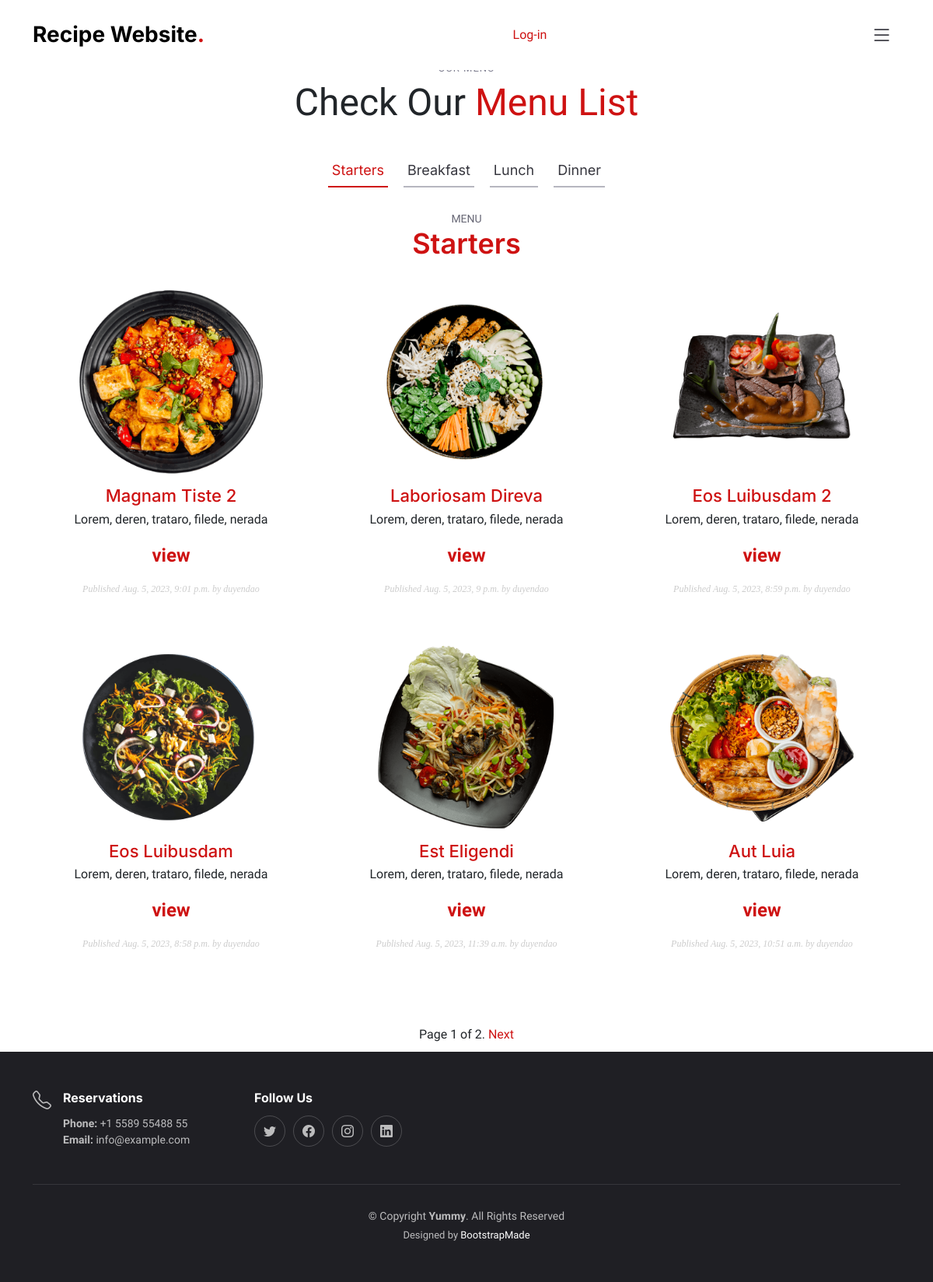
The app's page /recipe/your-post-list/, older data.
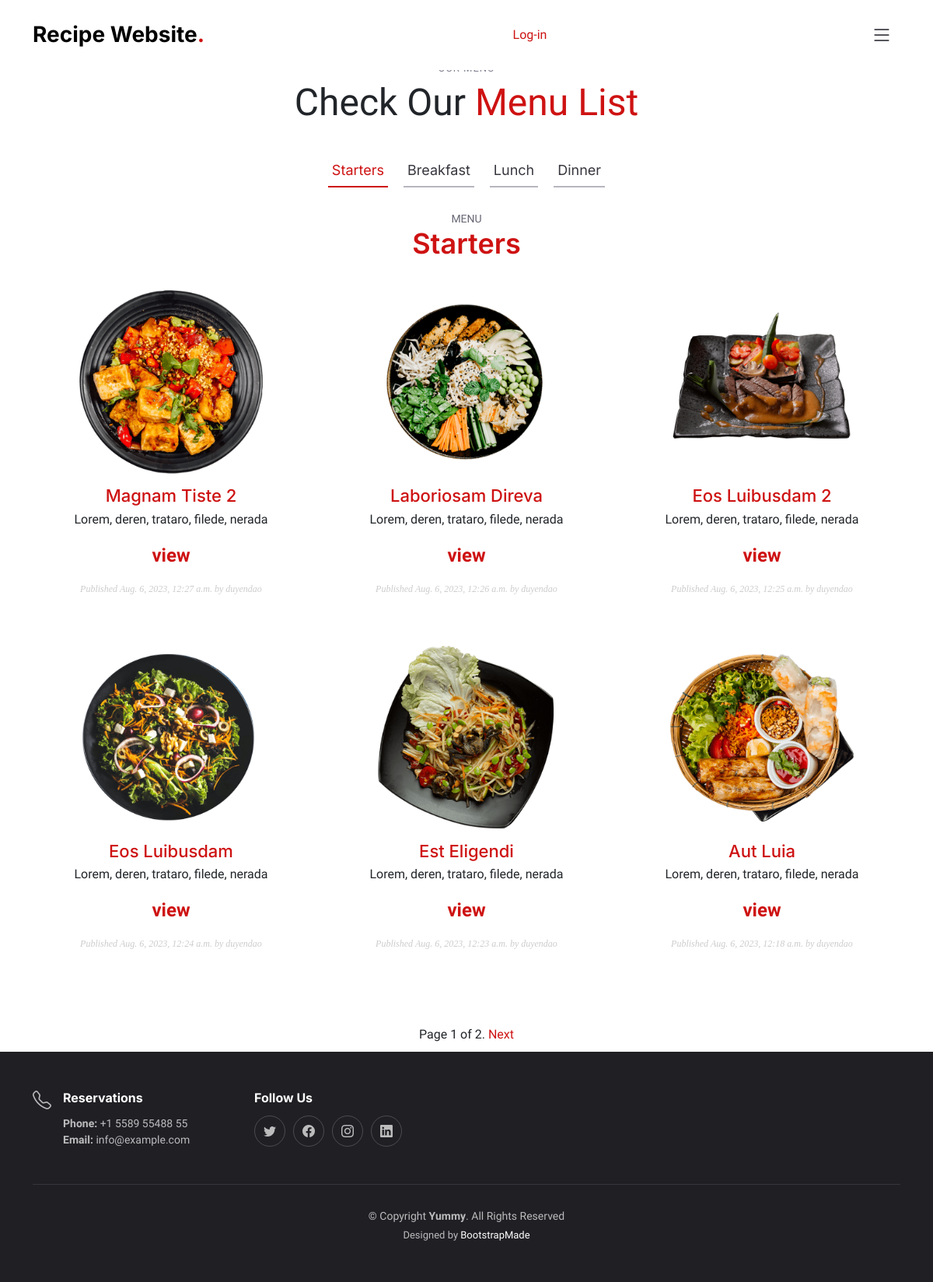
The same page, newer data.
### recipe/models.py (models this page shows, shortened)
class Post(models.Model):
    STATUS_CHOICES = ( ('draft', 'Draft'), ('published', 'Published'), )
    title = models.CharField(max_length=250)
    slug = models.SlugField(max_length=250, unique_for_date='publish')
    author = models.ForeignKey(User, on_delete=models.CASCADE, related_name='recipe_posts')
    body = models.TextField()
    image = models.ImageField(upload_to='posts/image/%Y/%m/%d/', blank=True)
    video = models.FileField(upload_to='posts/video/%Y/%m/%d/', blank=True)
    url = models.URLField()
    publish = models.DateTimeField(default=timezone.now)
    created = models.DateTimeField(auto_now_add=True)
    updated = models.DateTimeField(auto_now=True)
    status = models.CharField(max_length=10, choices=STATUS_CHOICES, default='draft')
    objects = models.Manager() # The default manager.
    published = PublishedManager() # Our custom manager.
    score = models.IntegerField(default=0,
        validators=[
            MaxValueValidator(5),
            MinValueValidator(0),
        ]
    )
    class Meta:
        ordering = ('-publish',)
    def get_absolute_url(self):
        return reverse('recipe:post_detail', args=[self.publish.year, self.publish.month, self.publish.day, self.slug])

### recipe/views.py (the view)
# urls.py: path('your-post-list/', recipe.views.post_list, name='post_list'),
def post_list(request):
    object_list = Post.published.all()
    paginator = Paginator(object_list, 6)
    page = request.GET.get('page')
    try:
        posts = paginator.page(page)
    except PageNotAnInteger:
        posts = paginator.page(1)
    except EmptyPage:
        posts = paginator.page(paginator.num_pages)
    print(page)
    return render(request, 'recipe/post/list.html', {'posts': posts,
                                                     'page': page})

### recipe/models.py (called while the page is built)
    def get_queryset(self):
        return super(PublishedManager, self).get_queryset().filter(status='published')

### recipe/templates/recipe/post/list.html (shortened to what this page needs)
{% extends "base.html" %}
{% block content %}
    <section id="menu" class="menu">
        <div class="container" data-aos="fade-up">
            <div class="section-header">
                <h2>Our Menu</h2>
                <p>Check Our <span> Menu List</span></p>
            </div>
            <ul class="nav nav-tabs d-flex justify-content-center" data-aos="fade-up" data-aos-delay="200">
                <li class="nav-item">
                    <a class="nav-link active show" data-bs-toggle="tab" data-bs-target="#menu-starters">
                        <h4>Starters</h4>
                    </a>
                </li>
                <li class="nav-item">
                    <a class="nav-link" data-bs-toggle="tab" data-bs-target="#menu-breakfast">
                        <h4>Breakfast</h4>
                    </a>
                </li>
                <li class="nav-item">
                    <a class="nav-link" data-bs-toggle="tab" data-bs-target="#menu-lunch">
                        <h4>Lunch</h4>
                    </a>
                </li>
                <li class="nav-item">
                    <a class="nav-link" data-bs-toggle="tab" data-bs-target="#menu-dinner">
                        <h4>Dinner</h4>
                    </a>
                </li>
            </ul>
            <div class="tab-content" data-aos="fade-up" data-aos-delay="300">
                <div class="tab-pane fade active show" id="menu-starters">
                    <div class="tab-header text-center">
                        <p>Menu</p>
                        <h3>Starters</h3>
                    </div>
                    <div class="row gy-5">
                        {% for post in posts %}
                            <div class="col-lg-4 menu-item">
                                <a href="{{ post.get_absolute_url }}"><img src="{{ post.image.url }}" class="menu-img img-fluid" alt=""></a>
                                <h4><a href="{{ post.get_absolute_url }}"> {{ post.title }} </a></h4>
                                <p class="ingredients">
                                    {{ post.body|truncatewords:30|linebreaks }}
                                </p>
                                <p class="price">
                                    <span class="count"> {{ post.total_views }} view{{ post.total_views|pluralize }} </span>
                                </p>
                                <p class="date"> Published {{ post.publish }} by {{ post.author }} </p>
                            </div>
                        {% endfor %}
                    </div>
                </div>
            </div>
        </div>
    </section>
    {% include "pagination.html" with page=posts %}
{% endblock %}

### account/templates/base.html (shortened to what this page needs)
{% load static %}
<html lang="en">
    <head>
        <link rel="stylesheet" href="https://cdnjs.cloudflare.com/ajax/libs/font-awesome/4.7.0/css/font-awesome.min.css">
        <link href="{% static "assets/vendor/bootstrap/css/bootstrap.min.css" %}" rel="stylesheet">
        <link href="{% static "assets/vendor/bootstrap-icons/bootstrap-icons.css" %}" rel="stylesheet">
        <link href="{% static "assets/vendor/aos/aos.css" %}" rel="stylesheet">
        <link href="{% static "assets/vendor/glightbox/css/glightbox.min.css" %}" rel="stylesheet">
        <link href="{% static "assets/vendor/swiper/swiper-bundle.min.css" %}" rel="stylesheet">
        <link href="{% static "assets/css/main.css" %}" rel="stylesheet">
        <link href="{% static "assets/css/login.css" %}" rel="stylesheet">
        <link href="{% static "assets/css/recipe.css" %}" rel="stylesheet">
    </head>
    <body>
        <header id="header" class="header fixed-top d-flex align-items-center">
            <div class="container d-flex align-items-center justify-content-between">
                <a href="{% url "home" %}" class="logo d-flex align-items-center me-auto me-lg-0">
                    <h1>Recipe Website<span>.</span></h1>
                </a>
                <span class="user">
                    {% if request.user.is_authenticated %}
                        Hello {{ request.user.first_name }}, <a href="{% url "logout" %}">Logout</a>
                    {% else %}
                        <a href="{% url "login" %}">Log-in</a>
                    {% endif %}
                </span>
                <i class="mobile-nav-toggle mobile-nav-show bi bi-list"></i>
            </div>
        </header>
        <div id="content">
            {% block content %}
            {% endblock %}
        </div>
        <footer id="footer" class="footer">
            <div class="container">
                <div class="row gy-3">
                    <div class="col-lg-3 col-md-6 footer-links d-flex">
                        <i class="bi bi-telephone icon"></i>
                        <div>
                            <h4>Reservations</h4>
                            <p>
                                <strong>Phone:</strong> +1 5589 55488 55<br>
                                <strong>Email:</strong> info@example.com<br>
                            </p>
                        </div>
                    </div>
                    <div class="col-lg-3 col-md-6 footer-links">
                        <h4>Follow Us</h4>
                        <div class="social-links d-flex">
                            <a href="#" class="twitter"><i class="bi bi-twitter"></i></a>
                            <a href="#" class="facebook"><i class="bi bi-facebook"></i></a>
                            <a href="#" class="instagram"><i class="bi bi-instagram"></i></a>
                            <a href="#" class="linkedin"><i class="bi bi-linkedin"></i></a>
                        </div>
                    </div>
                </div>
            </div>
            <div class="container">
                <div class="copyright">
                    &copy; Copyright <strong><span>Yummy</span></strong>. All Rights Reserved
                </div>
                <div class="credits">
                    Designed by <a href="https://bootstrapmade.com/">BootstrapMade</a>
                </div>
            </div>
        </footer>
    </body>
</html>

### recipe/templates/pagination.html (shortened to what this page needs)
<nav aria-label="Page navigation example" style="margin-bottom: 10px;">
    <div class="pagination justify-content-center">
        <span class="step-links">
            <span class="current"> Page {{ page.number }} of {{ page.paginator.num_pages }}.</span>
            {% if page.has_next %}
                <a href="?page={{ page.next_page_number }}">Next</a>
            {% endif %}
        </span>
    </div>
</nav>

### account/static/assets/css/main.css (style rules this page uses)
:root { --font-default: "Open Sans", system-ui, -apple-system, "Segoe UI", Roboto, "Helvetica Neue", Arial, "Noto Sans", "Liberation Sans", sans-serif, "Apple Color Emoji", "Segoe UI Emoji", "Segoe UI Symbol", "Noto Color Emoji"; --font-primary: "Amatic SC", sans-serif; --font-secondary: "Inter", sans-serif; }
:root { --color-default: #212529; --color-primary: #ce1212; --color-secondary: #37373f; }
:root { scroll-behavior: smooth; }
body { font-family: var(--font-default); color: var(--color-default); }
a { color: var(--color-primary); text-decoration: none; }
h1, h2, h3, h4, h5, h6 { font-family: var(--font-secondary); }
section { overflow: hidden; padding: 80px 0; }
.section-header { text-align: center; padding-bottom: 30px; }
.section-header h2 { font-size: 13px; letter-spacing: 1px; font-weight: 400; margin: 0; padding: 0; color: #7f7f90; text-transform: uppercase; font-family: var(--font-default); }
.section-header p { margin: 0; font-size: 48px; font-weight: 400; font-family: var(--font-primary); }
.section-header p span { color: var(--color-primary); }
.header { background: #fff; transition: all 0.5s; z-index: 997; height: 90px; border-bottom: 1px solid #fff; }
.header .logo h1 { font-size: 28px; font-weight: 700; color: #000; margin: 0; font-family: var(--font-secondary); }
.header .logo h1 span { color: var(--color-primary); }
section { scroll-margin-top: 90px; }
@media (max-width: 1279px) { .mobile-nav-show { color: var(--color-secondary); font-size: 28px; cursor: pointer; line-height: 0; transition: 0.5s; z-index: 9999; margin: 0 10px 0 20px; } }
.menu .nav-tabs { border: 0; }
.menu .nav-link { margin: 0 10px; padding: 10px 5px; transition: 0.3s; color: var(--color-secondary); border-radius: 0; cursor: pointer; height: 100%; border: 0; border-bottom: 2px solid #b6b6bf; }
.menu .nav-link h4 { font-size: 18px; font-weight: 400; margin: 0; font-family: var(--font-secondary); }
.menu .nav-link.active { color: var(--color-primary); border-color: var(--color-primary); }
.menu .tab-content .tab-header { padding: 30px 0; }
.menu .tab-content .tab-header p { font-size: 14px; text-transform: uppercase; color: #676775; margin-bottom: 0; }
.menu .tab-content .tab-header h3 { font-size: 36px; font-weight: 600; color: var(--color-primary); }
.menu .tab-content .menu-item { -moz-text-align-last: center; text-align-last: center; }
.menu .tab-content .menu-item .menu-img { padding: 0 60px; margin-bottom: 15px; }
.menu .tab-content .menu-item h4 { font-size: 22px; font-weight: 500; color: var(--color-secondary); font-family: var(--font-secondary); font-weight: 30px; margin-bottom: 5px; }
.menu .tab-content .menu-item .ingredients { font-family: var(--font-secondary); color: #8d8d9b; margin-bottom: 5px; }
.menu .tab-content .menu-item .price { font-size: 24px; font-weight: 700; color: var(--color-primary); }
.footer { font-size: 14px; background-color: #1f1f24; padding: 50px 0; color: rgba(255, 255, 255, 0.7); }
.footer .icon { margin-right: 15px; font-size: 24px; line-height: 0; }
.footer h4 { font-size: 16px; font-weight: bold; position: relative; padding-bottom: 5px; color: #fff; }
.footer .footer-links { margin-bottom: 30px; }
.footer .social-links a { display: flex; align-items: center; justify-content: center; width: 40px; height: 40px; border-radius: 50%; border: 1px solid rgba(255, 255, 255, 0.2); font-size: 16px; color: rgba(255, 255, 255, 0.7); margin-right: 10px; transition: 0.3s; }
.footer .copyright { text-align: center; padding-top: 30px; border-top: 1px solid rgba(255, 255, 255, 0.1); }
.footer .credits { padding-top: 4px; text-align: center; font-size: 13px; }
.footer .credits a { color: #fff; }

### account/static/assets/css/recipe.css (style rules this page uses)
p.date { color:#ccc; font-family: georgia, serif; font-size: 12px; font-style: italic; }

Row changes from the older to the newer data that the page shows:
changed Post "Magnam Tiste 2": publish "Aug. 5, 2023, 9:01 p.m." → "Aug. 6, 2023, 12:27 a.m."
changed Post "Laboriosam Direva": publish "Aug. 5, 2023, 9 p.m." → "Aug. 6, 2023, 12:26 a.m."
changed Post "Eos Luibusdam 2": publish "Aug. 5, 2023, 8:59 p.m." → "Aug. 6, 2023, 12:25 a.m."
changed Post "Eos Luibusdam": publish "Aug. 5, 2023, 8:58 p.m." → "Aug. 6, 2023, 12:24 a.m."
changed Post "Est Eligendi": publish "Aug. 5, 2023, 11:39 a.m." → "Aug. 6, 2023, 12:23 a.m."
changed Post "Aut Luia": publish "Aug. 5, 2023, 10:51 a.m." → "Aug. 6, 2023, 12:18 a.m."
